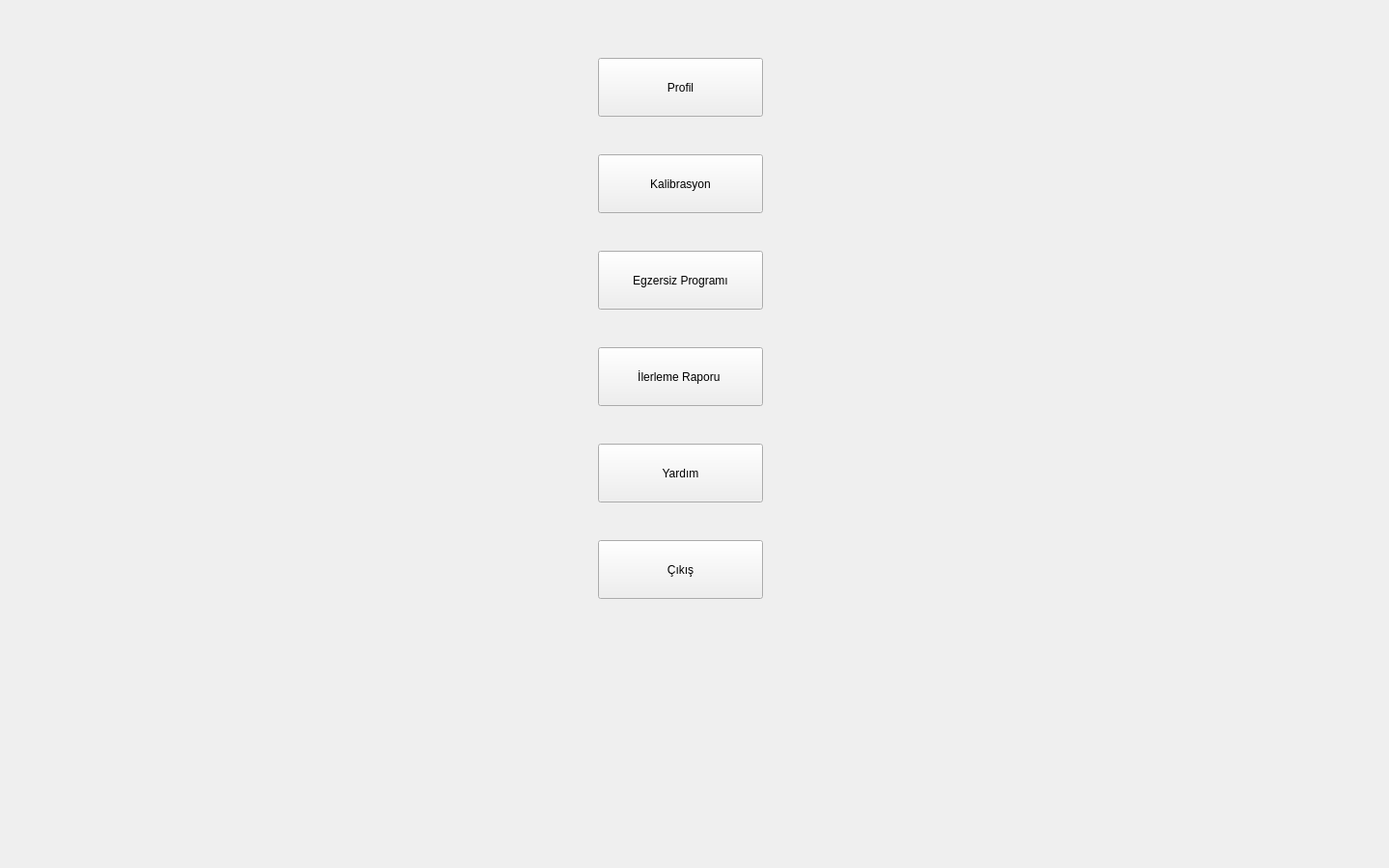
<?xml version="1.0" encoding="UTF-8"?>
<ui version="4.0">
 <class>main_menu</class>
 <widget class="QWidget" name="main_menu">
  <property name="geometry">
   <rect>
    <x>0</x>
    <y>0</y>
    <width>1440</width>
    <height>900</height>
   </rect>
  </property>
  <property name="windowTitle">
   <string>Form</string>
  </property>
  <widget class="QPushButton" name="b_exercise_program">
   <property name="geometry">
    <rect>
     <x>620</x>
     <y>260</y>
     <width>171</width>
     <height>61</height>
    </rect>
   </property>
   <property name="text">
    <string>Egzersiz Programı</string>
   </property>
  </widget>
  <widget class="QPushButton" name="b_progress_report">
   <property name="geometry">
    <rect>
     <x>620</x>
     <y>360</y>
     <width>171</width>
     <height>61</height>
    </rect>
   </property>
   <property name="text">
    <string>İlerleme Raporu </string>
   </property>
  </widget>
  <widget class="QPushButton" name="b_calibration">
   <property name="geometry">
    <rect>
     <x>620</x>
     <y>160</y>
     <width>171</width>
     <height>61</height>
    </rect>
   </property>
   <property name="text">
    <string>Kalibrasyon</string>
   </property>
  </widget>
  <widget class="QPushButton" name="b_help">
   <property name="geometry">
    <rect>
     <x>620</x>
     <y>460</y>
     <width>171</width>
     <height>61</height>
    </rect>
   </property>
   <property name="text">
    <string>Yardım</string>
   </property>
  </widget>
  <widget class="QPushButton" name="b_exit">
   <property name="geometry">
    <rect>
     <x>620</x>
     <y>560</y>
     <width>171</width>
     <height>61</height>
    </rect>
   </property>
   <property name="text">
    <string>Çıkış</string>
   </property>
  </widget>
  <widget class="QPushButton" name="b_profile">
   <property name="geometry">
    <rect>
     <x>620</x>
     <y>60</y>
     <width>171</width>
     <height>61</height>
    </rect>
   </property>
   <property name="text">
    <string>Profil</string>
   </property>
  </widget>
 </widget>
 <resources/>
 <connections/>
</ui>
